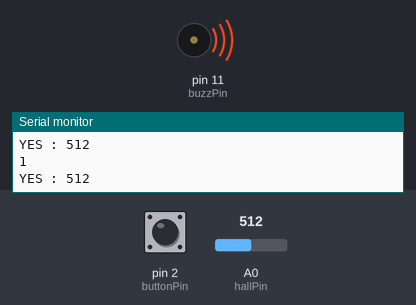
Simulated run of this sketch. Board: Arduino Uno, built with avr-gcc and run on an emulated ATmega328P. Shown: buzzer (waves = sounding, pin HIGH), the last lines printed to the serial monitor. The inputs (shaded band) are chosen by the test bench; at power-on: pin 2 (buttonPin) HIGH, A0 (hallPin) = 512.

Above: at 1.2 s.
1.3 s: pin 2 (buttonPin) pulled LOW for 0.15 s
At 1.39 s:
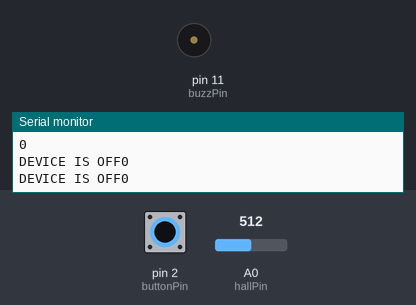
2.9 s: pin 2 (buttonPin) pulled LOW for 3.2 s
At 6.7 s:
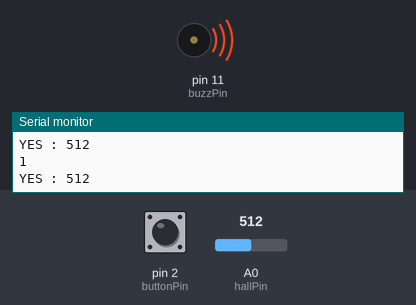
9.1 s: pin 2 (buttonPin) driven LOW
At 10.2 s:
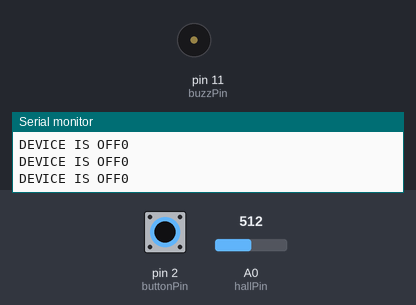
12.1 s: pin 2 (buttonPin) driven HIGH
At 12.9 s:
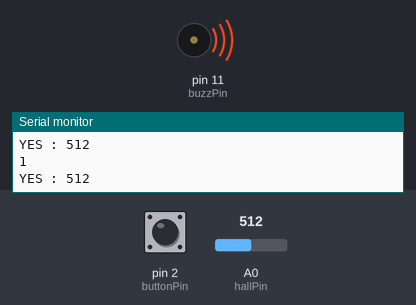
15.1 s: pin 2 (buttonPin) pulsed LOW 2 times (0.12 s each, 0.3 s apart)
At 15.32 s:
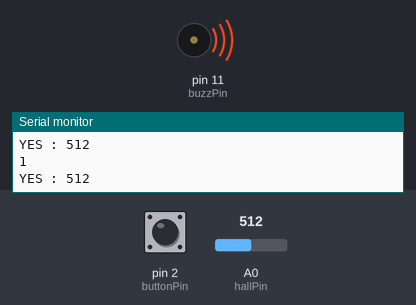
Timing chart, 0 to 18.1 s (numbered marks = the images above; inputs shaded):
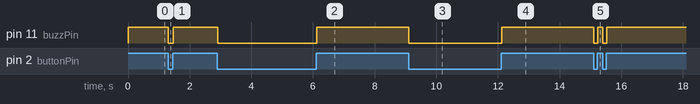

Measured:
- after the input at 1.3 s, pin 11 (buzzPin): HIGH → LOW at once, → HIGH 0.16 s later
- after the input at 2.9 s, pin 11 (buzzPin): HIGH → LOW at once, → HIGH 3.2 s later
- after the input at 9.1 s, pin 11 (buzzPin): HIGH → LOW at once
- after the input at 12.1 s, pin 11 (buzzPin): LOW → HIGH at once
- after the input at 15.1 s, pin 11 (buzzPin): alternates HIGH for 0.16 s and LOW for 0.13 s, 4 changes in all, then stays HIGH, starting at once

The sketch:

Cups_and_Balls.ino
```cpp
/*
 * Fall 2018 Midterm Assignment
 * Author: Hayk Mikayelyan (hm1973@nyu.edu)
 * Course: PComp
 * Instructor: Danny Rozin
 *
 * Description:

	Sensor Description:
    This Linear Hall Effect Sensor produces an analog signal that varies given proximity to a magnet.
    Useful for cases where you do not only want to detect if a magnet is nearby but also it's approximate distance.

    Specifications:
    Hall Effect Sensor / Magnetism Sensor
    Analog Output
    Supply Voltage: 4.5V - 5.5V DC
    Max Supply Current: 9mA
    Output proportional to magnetic flux density

 *
 */

#define hallPin A0
#define buzzPin 11
#define buttonPin 2


int hallState = 0;   // Value coming from sensor
boolean modeState;

void setup() {
  pinMode(buttonPin, INPUT_PULLUP);
  pinMode(buzzPin, OUTPUT);
  pinMode(hallPin, INPUT);
  Serial.begin(9600);
}

void loop(){

  int modeState = digitalRead(buttonPin);
  Serial.println(modeState);

  if (modeState == true) {

    hallState = analogRead(hallPin);

    if ((500 >= hallState ) || (hallState >= 510)) {

      Serial.print("YES : ");
      Serial.println(hallState);

      digitalWrite(buzzPin, HIGH);
    }
    else {
      Serial.print("NO : ");
      Serial.println(hallState);

      digitalWrite(buzzPin, 0);
    }


  }

  else {
    digitalWrite(buzzPin, 0);
    Serial.print("DEVICE IS OFF");
  }

}
```
